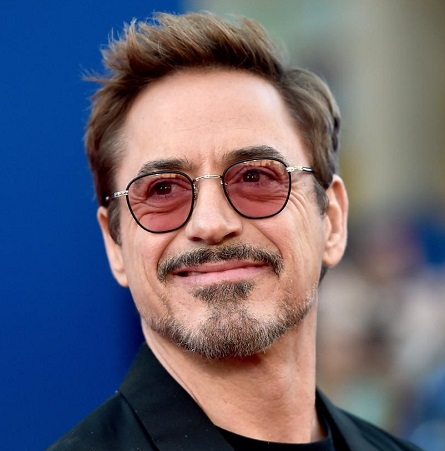
#> input picture task_2/rdj.jpg, 445 x 451 px, found by its file name
$ python task1.py
#> lines starting #> are read from the running program, lines starting #| are printed output that depends on the picture
import cv2
path="./rdj.jpg"

image=cv2.imread(path)
#> image is the input picture: shape (451, 445, 3); mean B, G, R 116.3, 101.6, 104.6
image2=cv2.imread("./tom.jpg")
""" cv2.imshow("Output",image) """

image_gray=cv2.cvtColor(image,cv2.COLOR_BGR2GRAY)
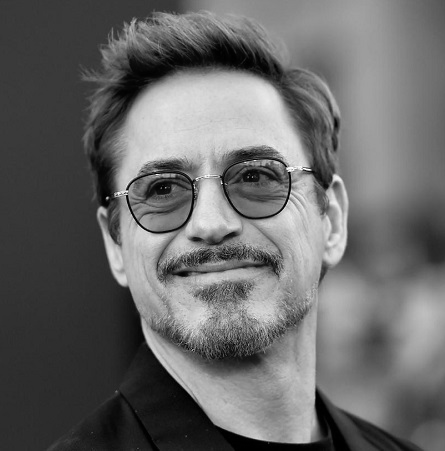
#> image_gray: shape (451, 445); min 0, max 254, mean 104.1
cv2.imshow("Output1",image_gray)

#> (the run stopped early here; a loop or call above may not have finished)
